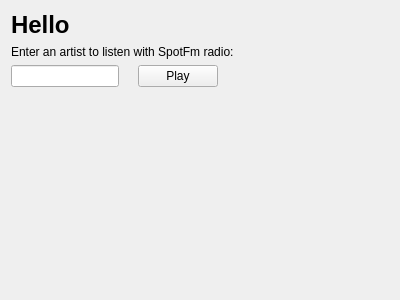
<?xml version="1.0" encoding="UTF-8"?>
<ui version="4.0">
 <class>StationWidget</class>
 <widget class="QWidget" name="StationWidget">
  <property name="geometry">
   <rect>
    <x>0</x>
    <y>0</y>
    <width>400</width>
    <height>300</height>
   </rect>
  </property>
  <property name="windowTitle">
   <string>Form</string>
  </property>
  <property name="styleSheet">
   <string notr="true"/>
  </property>
  <layout class="QGridLayout" name="gridLayout">
   <item row="0" column="0">
    <widget class="QLabel" name="helloLabel">
     <property name="sizePolicy">
      <sizepolicy hsizetype="Preferred" vsizetype="Fixed">
       <horstretch>0</horstretch>
       <verstretch>0</verstretch>
      </sizepolicy>
     </property>
     <property name="font">
      <font>
       <pointsize>18</pointsize>
       <weight>75</weight>
       <bold>true</bold>
      </font>
     </property>
     <property name="text">
      <string>Hello</string>
     </property>
     <property name="textFormat">
      <enum>Qt::RichText</enum>
     </property>
    </widget>
   </item>
   <item row="1" column="0" colspan="2">
    <widget class="QLabel" name="label">
     <property name="text">
      <string>Enter an artist to listen with SpotFm radio:</string>
     </property>
    </widget>
   </item>
   <item row="2" column="0">
    <layout class="QHBoxLayout" name="horizontalLayout">
     <item>
      <widget class="SearchBox" name="edit"/>
     </item>
     <item>
      <widget class="SpinnerLabel" name="progressLabel"/>
     </item>
     <item>
      <widget class="QPushButton" name="playButton">
       <property name="text">
        <string>Play</string>
       </property>
      </widget>
     </item>
    </layout>
   </item>
   <item row="2" column="1">
    <spacer name="horizontalSpacer">
     <property name="orientation">
      <enum>Qt::Horizontal</enum>
     </property>
     <property name="sizeType">
      <enum>QSizePolicy::Expanding</enum>
     </property>
     <property name="sizeHint" stdset="0">
      <size>
       <width>20</width>
       <height>20</height>
      </size>
     </property>
    </spacer>
   </item>
   <item row="3" column="1">
    <spacer name="verticalSpacer">
     <property name="orientation">
      <enum>Qt::Vertical</enum>
     </property>
     <property name="sizeHint" stdset="0">
      <size>
       <width>20</width>
       <height>187</height>
      </size>
     </property>
    </spacer>
   </item>
  </layout>
 </widget>
 <customwidgets>
  <customwidget>
   <class>SpinnerLabel</class>
   <extends>QLabel</extends>
   <header>spinnerlabel.h</header>
  </customwidget>
  <customwidget>
   <class>SearchBox</class>
   <extends>QLineEdit</extends>
   <header>searchbox.h</header>
  </customwidget>
 </customwidgets>
 <resources>
  <include location="spotfm.qrc"/>
  <include location="spotfm.qrc"/>
 </resources>
 <connections/>
</ui>
